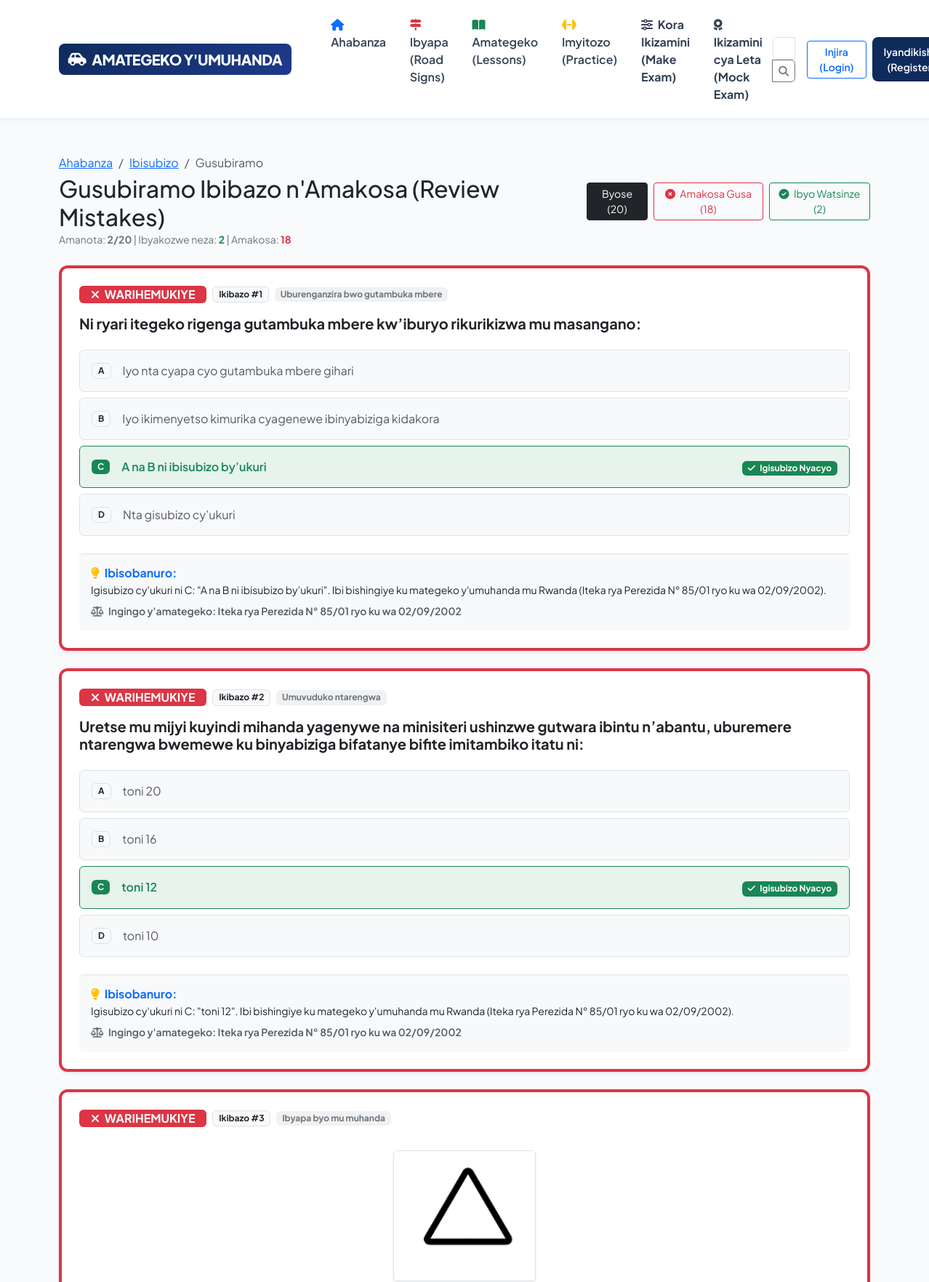
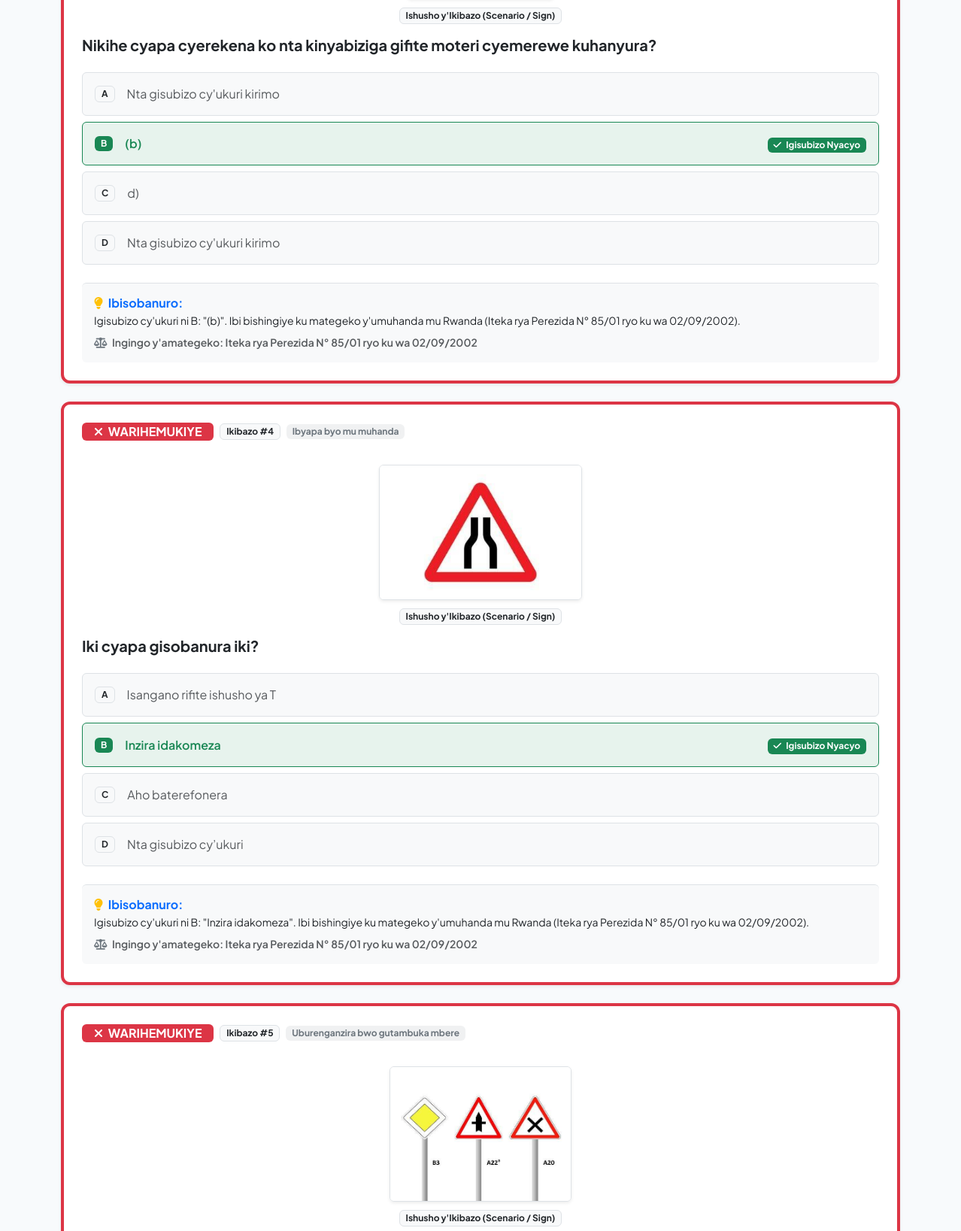
Screenshot of /examinations/review/1/ (upper part) with the database file from the repository (2 pictures, top to bottom).
### apps/examinations/models.py (models this page shows, shortened)
class ExamAttempt(models.Model):
    EXAM_TYPES = [
        ('OFFICIAL_MOCK', "Ikizamini cya Leta cy'Icyitegererezo (Official Mock Exam)"),
        ('PRACTICE', "Imyitozo (Practice Mode)"),
    ]
    user = models.ForeignKey(
        settings.AUTH_USER_MODEL,
        on_delete=models.CASCADE,
        related_name='exam_attempts',
        null=True,
        blank=True
    )
    exam_type = models.CharField(max_length=20, choices=EXAM_TYPES, default='OFFICIAL_MOCK')
    category = models.ForeignKey(
        Category,
        on_delete=models.SET_NULL,
        null=True,
        blank=True,
        related_name='category_attempts'
    )
    total_questions = models.PositiveIntegerField(default=20)
    correct_answers = models.PositiveIntegerField(default=0)
    score_percentage = models.FloatField(default=0.0)
    is_passed = models.BooleanField(default=False)
    time_spent_seconds = models.PositiveIntegerField(default=0)
    started_at = models.DateTimeField(auto_now_add=True)
    completed_at = models.DateTimeField(null=True, blank=True)
    class Meta:
        ordering = ['-started_at']
        verbose_name = "Exam Attempt"
        verbose_name_plural = "Exam Attempts"

class ExamAnswer(models.Model):
    attempt = models.ForeignKey(ExamAttempt, on_delete=models.CASCADE, related_name='answers')
    question = models.ForeignKey(Question, on_delete=models.CASCADE)
    selected_choice = models.ForeignKey(Choice, on_delete=models.SET_NULL, null=True, blank=True)
    is_correct = models.BooleanField(default=False)
    time_spent_seconds = models.PositiveIntegerField(default=0)
    class Meta:
        verbose_name = "Exam Answer"
        verbose_name_plural = "Exam Answers"

class Question(models.Model):
    DIFFICULTY_CHOICES = [
        ('EASY', 'Kworoshye (Easy)'),
        ('MEDIUM', 'Kuringaniye (Medium)'),
        ('HARD', 'Gikomeye (Hard)'),
    ]
    category = models.ForeignKey(Category, on_delete=models.CASCADE, related_name='questions')
    question_number = models.PositiveIntegerField(unique=True, verbose_name="Question Number")
    question_text_rw = models.TextField(verbose_name="Ikibazo mu Kinyarwanda")
    question_text_en = models.TextField(blank=True, verbose_name="Question in English")
    difficulty = models.CharField(max_length=10, choices=DIFFICULTY_CHOICES, default='MEDIUM')
    road_sign = models.ForeignKey(RoadSign, on_delete=models.SET_NULL, null=True, blank=True, related_name='questions')
    image = models.ImageField(upload_to='question_images/', blank=True, null=True)
    explanation_rw = models.TextField(verbose_name="Ibisobanuro mu Kinyarwanda")
    explanation_en = models.TextField(blank=True, verbose_name="Explanation in English")
    legal_reference = models.CharField(
        max_length=255,
        blank=True,
        default="Iteka rya Perezida N° 85/01",
        verbose_name="Ingingo y'amategeko (Legal Article)"
    )
    is_active = models.BooleanField(default=True)
    created_at = models.DateTimeField(auto_now_add=True)
    updated_at = models.DateTimeField(auto_now=True)
    class Meta:
        ordering = ['question_number']
        verbose_name = "Theory Question"
        verbose_name_plural = "Theory Questions"

class Choice(models.Model):
    LETTERS = [
        ('A', 'A'),
        ('B', 'B'),
        ('C', 'C'),
        ('D', 'D'),
    ]
    question = models.ForeignKey(Question, on_delete=models.CASCADE, related_name='choices')
    letter = models.CharField(max_length=1, choices=LETTERS)
    text_rw = models.TextField(verbose_name="Igisubizo mu Kinyarwanda")
    text_en = models.TextField(blank=True, verbose_name="Answer in English")
    is_correct = models.BooleanField(default=False, verbose_name="Is Correct Answer?")
    class Meta:
        ordering = ['letter']
        unique_together = ('question', 'letter')
        verbose_name = "Question Choice"
        verbose_name_plural = "Question Choices"

### apps/curriculum/models.py (models this page shows, shortened)
class Category(models.Model):
    name_rw = models.CharField(max_length=150, verbose_name="Izina ry'Icyiciro (Kinyarwanda)")
    name_en = models.CharField(max_length=150, verbose_name="Category Name (English)")
    slug = models.SlugField(max_length=160, unique=True, blank=True)
    description_rw = models.TextField(blank=True, verbose_name="Ibisobanuro (Kinyarwanda)")
    description_en = models.TextField(blank=True, verbose_name="Description (English)")
    icon = models.CharField(max_length=50, default="fa-traffic-light", help_text="Font Awesome icon class")
    order = models.PositiveIntegerField(default=1)
    class Meta:
        ordering = ['order', 'id']
        verbose_name = "Syllabus Category"
        verbose_name_plural = "Syllabus Categories"

### apps/examinations/views.py (the view)
# urls.py: path('review/<int:attempt_id>/', views.exam_review_view, name='exam_review'),
def exam_review_view(request, attempt_id):
    attempt = get_object_or_404(ExamAttempt, id=attempt_id)
    filter_type = request.GET.get('filter', 'all')  # all, wrong, correct
    answers = attempt.answers.select_related(
        'question__category', 'question__road_sign', 'selected_choice'
    ).prefetch_related('question__choices').all()
    if filter_type == 'wrong':
        answers = answers.filter(is_correct=False)
    elif filter_type == 'correct':
        answers = answers.filter(is_correct=True)
    context = {
        'attempt': attempt,
        'answers': answers,
        'filter_type': filter_type,
        'total_wrong': attempt.answers.filter(is_correct=False).count(),
        'total_correct': attempt.answers.filter(is_correct=True).count(),
    }
    return render(request, 'examinations/exam_review.html', context)

### templates/examinations/exam_review.html (shortened to what this page needs)
{% extends 'base.html' %}
{% block content %}
<div class="container py-5">
    <div class="d-flex flex-column flex-md-row justify-content-between align-items-md-center gap-3 mb-4">
        <div>
            <nav aria-label="breadcrumb">
                <ol class="breadcrumb mb-1">
                    <li class="breadcrumb-item"><a href="{% url 'core:home' %}">Ahabanza</a></li>
                    <li class="breadcrumb-item"><a href="{% url 'examinations:exam_result' attempt.id %}">Ibisubizo</a></li>
                    <li class="breadcrumb-item active">Gusubiramo</li>
                </ol>
            </nav>
            <h2 class="fw-extrabold text-dark mb-0">
                Gusubiramo Ibibazo n'Amakosa (Review Mistakes)
            </h2>
            <small class="text-secondary">
                Amanota: <strong>{{ attempt.correct_answers }}/{{ attempt.total_questions }}</strong> |
                Ibyakozwe neza: <strong class="text-success">{{ total_correct }}</strong> |
                Amakosa: <strong class="text-danger">{{ total_wrong }}</strong>
            </small>
        </div>
        <div class="d-flex gap-2">
            <a href="?filter=all" class="btn btn-sm {% if filter_type == 'all' %}btn-dark{% else %}btn-outline-secondary{% endif %}">
                Byose ({{ attempt.total_questions }})
            </a>
            <a href="?filter=wrong" class="btn btn-sm {% if filter_type == 'wrong' %}btn-danger{% else %}btn-outline-danger{% endif %}">
                <i class="fa-solid fa-circle-xmark me-1"></i> Amakosa Gusa ({{ total_wrong }})
            </a>
            <a href="?filter=correct" class="btn btn-sm {% if filter_type == 'correct' %}btn-success{% else %}btn-outline-success{% endif %}">
                <i class="fa-solid fa-circle-check me-1"></i> Ibyo Watsinze ({{ total_correct }})
            </a>
        </div>
    </div>
    <div class="d-flex flex-column gap-4">
        {% for answer in answers %}
        <div class="card card-custom p-4 shadow-sm border-start border-4 {% if answer.is_correct %}border-success{% else %}border-danger{% endif %}">
            <div class="d-flex justify-content-between align-items-center mb-3">
                <div class="d-flex align-items-center gap-2">
                    <span class="badge {% if answer.is_correct %}bg-success{% else %}bg-danger{% endif %} fs-6 px-3 py-1">
                        {% if answer.is_correct %}
                        <i class="fa-solid fa-check me-1"></i> WAGISUBIJE NEZA
                        {% else %}
                        <i class="fa-solid fa-xmark me-1"></i> WARIHEMUKIYE
                        {% endif %}
                    </span>
                    <span class="badge bg-light text-dark border">Ikibazo #{{ forloop.counter }}</span>
                    <span class="badge bg-secondary bg-opacity-10 text-secondary">{{ answer.question.category.name_rw }}</span>
                </div>
            </div>
            {% if answer.question.image %}
            <div class="text-center my-3">
                <img src="{{ answer.question.image.url }}" class="img-fluid rounded border shadow-sm mb-2" style="max-height: 180px; max-width: 100%; object-fit: contain;">
                <div><span class="badge bg-light text-dark border">Ishusho y'Ikibazo (Scenario / Sign)</span></div>
            </div>
            {% endif %}
            <h5 class="fw-bold text-dark mb-2">
                {{ answer.question.question_text_rw }}
            </h5>
            <div class="d-flex flex-column gap-2 my-3">
                {% for choice in answer.question.choices.all %}
                <div class="p-3 rounded border d-flex align-items-center gap-3
                    {% if choice == answer.selected_choice and choice.is_correct %}
                        border-success bg-success bg-opacity-10 text-success fw-bold
                    {% elif choice == answer.selected_choice and not choice.is_correct %}
                        border-danger bg-danger bg-opacity-10 text-danger fw-bold
                    {% elif choice.is_correct %}
                        border-success bg-success bg-opacity-10 text-success fw-semibold
                    {% else %}
                        bg-light text-muted
                    {% endif %}
                ">
                    <span class="badge
                        {% if choice == answer.selected_choice and not choice.is_correct %}bg-danger text-white
                        {% elif choice.is_correct %}bg-success text-white
                        {% else %}bg-light text-dark border{% endif %} px-2 py-1">
                        {{ choice.letter }}
                    </span>
                    <div class="flex-grow-1">
                        <div>{{ choice.text_rw }}</div>
                    </div>
                    <div>
                        {% if choice == answer.selected_choice and not choice.is_correct %}
                            <span class="badge bg-danger">Icyo wahisemo (Wibeshye)</span>
                        {% elif choice.is_correct %}
                            <span class="badge bg-success"><i class="fa-solid fa-check me-1"></i> Igisubizo Nyacyo</span>
                        {% endif %}
                    </div>
                </div>
                {% endfor %}
            </div>
            <div class="p-3 rounded bg-light border-top mt-2 small">
                <h6 class="fw-bold text-primary mb-1">
                    <i class="fa-solid fa-lightbulb text-warning me-1"></i> Ibisobanuro:
                </h6>
                <p class="text-dark mb-2">{{ answer.question.explanation_rw }}</p>
                <div class="text-muted fw-semibold">
                    <i class="fa-solid fa-scale-balanced me-1 text-secondary"></i> Ingingo y'amategeko: {{ answer.question.legal_reference }}
                </div>
            </div>
        </div>
        {% empty %}
        <div class="text-center py-5">
            <h5 class="fw-bold">Nta bibazo bibonetse muri iyi filter.</h5>
            <a href="?filter=all" class="btn btn-sm btn-outline-primary mt-2">Reba Ibibazo Byose</a>
        </div>
        {% endfor %}
    </div>
</div>
{% endblock %}

### rows the page displays
ExamAttempt: correct_answers "2", total_questions "20"
ExamAnswer: is_correct False (drawn), question.category.name_rw "Uburenganzira bwo gutambuka mbere", question.question_text_rw "Ni ryari itegeko rigenga gutambuka mbere kw’iburyo rikurikizwa mu masangano:", question.explanation_rw "Igisubizo cy'ukuri ni C: \"A na B ni ibisubizo by’ukuri\". Ibi bishingiye ku mategeko y'umuhanda mu Rwanda (Iteka rya Perezida N° 85/01 ryo ku wa 02/09/2002).", question.legal_reference "Iteka rya Perezida N° 85/01 ryo ku wa 02/09/2002"
Choice: letter "A", text_rw "Iyo nta cyapa cyo gutambuka mbere gihari"
Choice: letter "B", text_rw "Iyo ikimenyetso kimurika cyagenewe ibinyabiziga kidakora"
Choice: letter "C", text_rw "A na B ni ibisubizo by’ukuri", is_correct True (drawn)
Choice: letter "D", text_rw "Nta gisubizo cy’ukuri"
ExamAnswer: is_correct False (drawn), question.category.name_rw "Umuvuduko ntarengwa", question.question_text_rw "Uretse mu mijyi kuyindi mihanda yagenywe na minisiteri ushinzwe gutwara ibintu n’abantu, uburemere ntarengwa bwemewe ku binyabiziga bifatanye bifite imitambiko itatu ni:", question.explanation_rw "Igisubizo cy'ukuri ni C: \"toni 12\". Ibi bishingiye ku mategeko y'umuhanda mu Rwanda (Iteka rya Perezida N° 85/01 ryo ku wa 02/09/2002).", question.legal_reference "Iteka rya Perezida N° 85/01 ryo ku wa 02/09/2002"
Choice: letter "A", text_rw "toni 20"
Choice: letter "B", text_rw "toni 16"
Choice: letter "C", text_rw "toni 12", is_correct True (drawn)
Choice: letter "D", text_rw "toni 10"
ExamAnswer: is_correct False (drawn), question.category.name_rw "Ibyapa byo mu muhanda", question.image (picture), question.question_text_rw "Nikihe cyapa cyerekena ko nta kinyabiziga gifite moteri cyemerewe kuhanyura?", question.explanation_rw "Igisubizo cy'ukuri ni B: \"(b)\". Ibi bishingiye ku mategeko y'umuhanda mu Rwanda (Iteka rya Perezida N° 85/01 ryo ku wa 02/09/2002).", question.legal_reference "Iteka rya Perezida N° 85/01 ryo ku wa 02/09/2002"
Choice: letter "A", text_rw "Nta gisubizo cy'ukuri kirimo"
Choice: letter "B", text_rw "(b)", is_correct True (drawn)
Choice: letter "C", text_rw "d)"
Choice: letter "D", text_rw "Nta gisubizo cy'ukuri kirimo"
ExamAnswer: is_correct False (drawn), question.category.name_rw "Ibyapa byo mu muhanda", question.image (picture), question.question_text_rw "Iki cyapa gisobanura iki?", question.explanation_rw "Igisubizo cy'ukuri ni B: \"Inzira idakomeza\". Ibi bishingiye ku mategeko y'umuhanda mu Rwanda (Iteka rya Perezida N° 85/01 ryo ku wa 02/09/2002).", question.legal_reference "Iteka rya Perezida N° 85/01 ryo ku wa 02/09/2002"
Choice: letter "A", text_rw "Isangano rifite ishusho ya T"
Choice: letter "B", text_rw "Inzira idakomeza", is_correct True (drawn)
Choice: letter "C", text_rw "Aho baterefonera"
Choice: letter "D", text_rw "Nta gisubizo cy’ukuri"
ExamAnswer: is_correct False (drawn), question.category.name_rw "Uburenganzira bwo gutambuka mbere", question.image (picture)

### other values shown
{{ total_correct }} "2"
{{ total_wrong }} "18"
